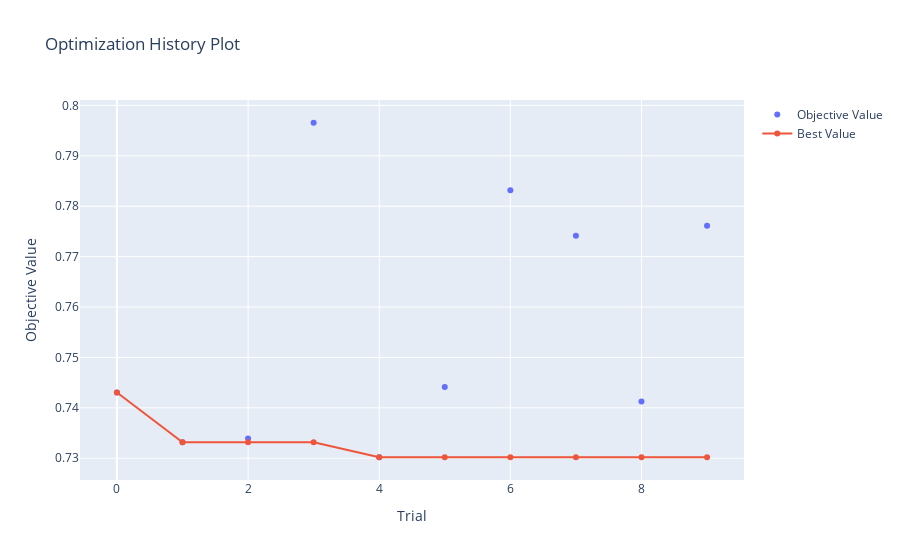

The notebook cell this image was saved under:
### Code cell
# 시각화
optuna.visualization.plot_optimization_history(study)

### Figure 1 — Plotly figure (JSON) as saved in the notebook; plotly's stock layout.template omitted (floating-point values rounded to 4 significant figures)
{"data": [{"mode": "markers", "name": "Objective Value", "type": "scatter", "x": [0, 1, 2, 3, 4, 5, 6, 7, 8, 9], "y": [0.743, 0.7331, 0.7339, 0.7966, 0.7302, 0.7441, 0.7832, 0.7741, 0.7413, 0.7761]}, {"name": "Best Value", "type": "scatter", "x": [0, 1, 2, 3, 4, 5, 6, 7, 8, 9], "y": [0.743, 0.7331, 0.7331, 0.7331, 0.7302, 0.7302, 0.7302, 0.7302, 0.7302, 0.7302]}], "layout": {"title": {"text": "Optimization History Plot"}, "xaxis": {"title": {"text": "Trial"}}, "yaxis": {"title": {"text": "Objective Value"}}}}
